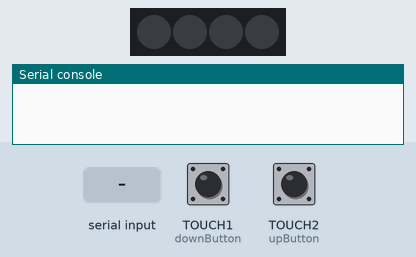
Simulated run of this program. Board: CircuitPython board. On the bench: 4 RGB LEDs in strip order, left to right, the last lines printed to the serial console. Inputs (shaded band) come from the test bench; at power-on: TOUCH1 (downButton) LOW, TOUCH2 (upButton) LOW. Dim RGB values are drawn brighter than linear; touch pads read as touched when driven HIGH.

Above: at 1.2 s.
1.3 s: TOUCH1 (downButton) pulled HIGH for 0.15 s
At 1.35 s:
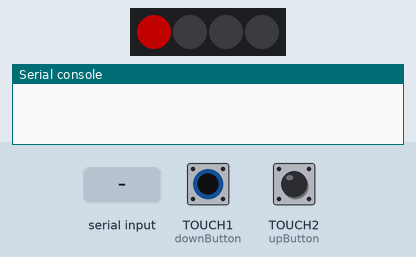
3.2 s: "green" typed at the serial console, then Enter
At 4.4 s:
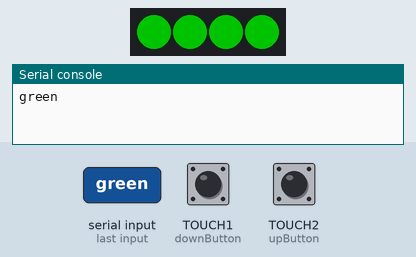
4.7 s: TOUCH2 (upButton) pulled HIGH for 0.15 s
At 4.75 s:
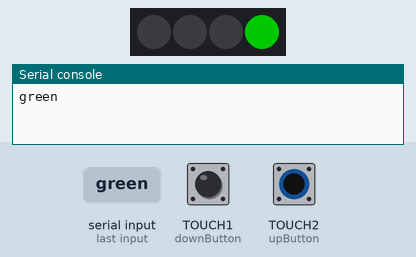
6.5 s: "blue" typed at the serial console, then Enter
At 7.0 s:
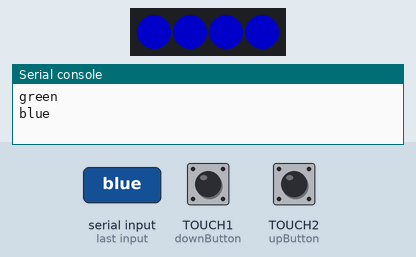
8.0 s: "yellow" typed at the serial console, then Enter
At 9.2 s:
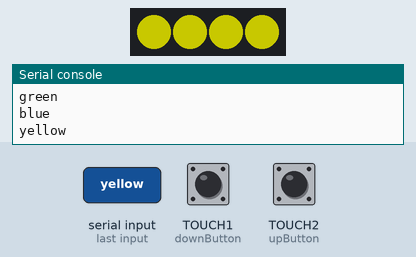
9.5 s: TOUCH1 (downButton) pulled HIGH for 1 s
At 9.85 s:
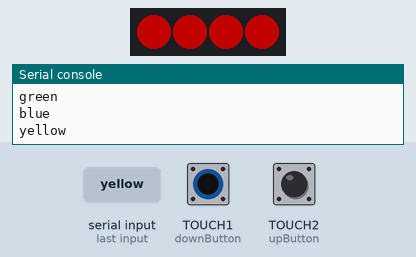
Timing chart, 0 to 12.5 s (numbered marks = the images above; inputs shaded):
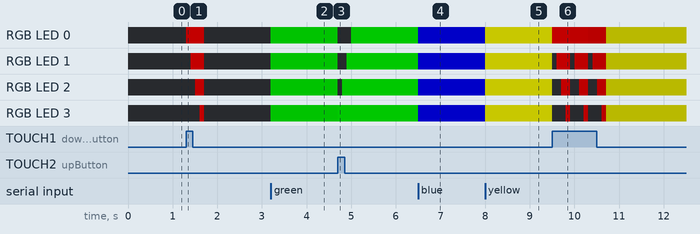

The program:

code.py
```python
"""
    Adafruit NeoPixel Trinkey notifier
"""

import time
import board
import neopixel
import supervisor
import touchio


# .............................................................................
def updateBrightness(make_brighter):
    global maxBrightness

    led.fill((0, 0, 0))

    if make_brighter:
        maxBrightness = maxBrightness = maxBrightness + 10 if maxBrightness <= 245 else 255

        for i in range(3, -1, -1):
            led[i] = (0, maxBrightness, 0)
            led.show()
            time.sleep(0.1)
        led.fill((0, 0, 0))
    else:
        maxBrightness = maxBrightness = maxBrightness - 10 if maxBrightness >= 20 else 10

        for i in range(4):
            led[i] = (maxBrightness, 0, 0)
            led.show()
            time.sleep(0.1)
        led.fill((0, 0, 0))


# .............................................................................
upButton = touchio.TouchIn(board.TOUCH2)
downButton = touchio.TouchIn(board.TOUCH1)

led = neopixel.NeoPixel(board.NEOPIXEL, 4)
color = None
ledsOn = False
maxBrightness = 100


while True:
    if supervisor.runtime.serial_bytes_available:
        color = input().strip()

    if upButton.value:
        updateBrightness(True)

    if downButton.value:
        updateBrightness(False)

    if color == "red":
        ledsOn = True
        led.fill((maxBrightness, 0, 0))
    elif color == "green":
        ledsOn = True
        led.fill((0, maxBrightness, 0))
    elif color == "blue":
        ledsOn = True
        led.fill((0, 0, maxBrightness))
    elif color == "yellow":
        ledsOn = True
        led.fill((maxBrightness, maxBrightness, 0))
    else:
        if ledsOn:
            led.fill((0, 0, 0))
            ledsOn = False
```

Measured:
- after the input at 1.3 s, RGB LED 0: off → RGB(90, 0, 0) at once, → off 0.40 s later; RGB LED 1: off → RGB(90, 0, 0) after 0.10 s, → off 0.30 s later; RGB LED 2: off → RGB(90, 0, 0) after 0.20 s, → off 0.20 s later; RGB LED 3: off → RGB(90, 0, 0) after 0.30 s, → off 0.10 s later
- after the input at 3.2 s, RGB LED 0–3: off → RGB(0, 90, 0) at once
- after the input at 4.7 s, RGB LED 0: RGB(0, 90, 0) → off at once, → RGB(0, 100, 0) 0.30 s later; RGB LED 1: RGB(0, 90, 0) → off at once, → RGB(0, 100, 0) 0.20 s later; RGB LED 2: RGB(0, 90, 0) → off at once, → RGB(0, 100, 0) 0.10 s later; RGB LED 3: RGB(0, 90, 0) → RGB(0, 100, 0) at once
- after the input at 6.5 s, RGB LED 0–3: RGB(0, 100, 0) → RGB(0, 0, 100) at once
- after the input at 8.0 s, RGB LED 0–3: RGB(0, 0, 100) → RGB(100, 100, 0) at once
- after the input at 9.5 s, RGB LED 0: RGB(100, 100, 0) → RGB(90, 0, 0) at once, → RGB(80, 0, 0) 0.40 s later, → RGB(70, 0, 0) 0.40 s later, → RGB(70, 70, 0) 0.40 s later; RGB LED 1: RGB(100, 100, 0) → off at once, → RGB(90, 0, 0) 0.10 s later, → off 0.30 s later, → RGB(80, 0, 0) 0.10 s later, … (7 changes in this stretch)
